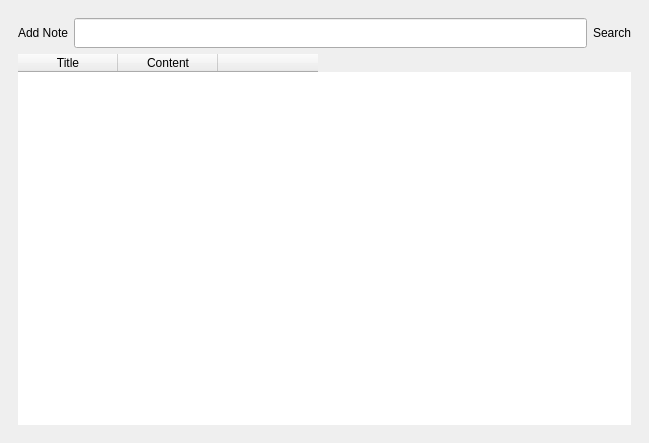
<?xml version="1.0" encoding="UTF-8"?>
<ui version="4.0">
 <class>MainWindow</class>
 <widget class="QMainWindow" name="MainWindow">
  <property name="geometry">
   <rect>
    <x>0</x>
    <y>0</y>
    <width>649</width>
    <height>443</height>
   </rect>
  </property>
  <property name="windowTitle">
   <string>Notes App</string>
  </property>
  <property name="windowIcon">
   <iconset resource="../../icons/icons.qrc">
    <normaloff>:/icons/icon-app.png</normaloff>:/icons/icon-app.png</iconset>
  </property>
  <widget class="QWidget" name="centralwidget">
   <property name="styleSheet">
    <string notr="true">QTableWidget { border-radius: 10px; }
QPushButton { border-radius: 15px; }</string>
   </property>
   <layout class="QVBoxLayout" name="verticalLayout">
    <item>
     <widget class="QWidget" name="main_widget" native="true">
      <layout class="QGridLayout" name="gridLayout">
       <item row="0" column="0">
        <widget class="QPushButton" name="addNote_btn">
         <property name="minimumSize">
          <size>
           <width>30</width>
           <height>30</height>
          </size>
         </property>
         <property name="text">
          <string>Add Note</string>
         </property>
         <property name="icon">
          <iconset resource="../../icons/icons.qrc">
           <normaloff>:/icons/plus.png</normaloff>:/icons/plus.png</iconset>
         </property>
         <property name="iconSize">
          <size>
           <width>24</width>
           <height>24</height>
          </size>
         </property>
        </widget>
       </item>
       <item row="0" column="1">
        <widget class="QLineEdit" name="search_lineEdit">
         <property name="minimumSize">
          <size>
           <width>30</width>
           <height>30</height>
          </size>
         </property>
        </widget>
       </item>
       <item row="0" column="2">
        <widget class="QPushButton" name="serach_btn">
         <property name="sizePolicy">
          <sizepolicy hsizetype="Fixed" vsizetype="Fixed">
           <horstretch>0</horstretch>
           <verstretch>0</verstretch>
          </sizepolicy>
         </property>
         <property name="minimumSize">
          <size>
           <width>30</width>
           <height>30</height>
          </size>
         </property>
         <property name="text">
          <string>Search</string>
         </property>
         <property name="icon">
          <iconset resource="../../icons/icons.qrc">
           <normaloff>:/icons/search.png</normaloff>:/icons/search.png</iconset>
         </property>
         <property name="iconSize">
          <size>
           <width>24</width>
           <height>24</height>
          </size>
         </property>
        </widget>
       </item>
       <item row="1" column="0" colspan="3">
        <widget class="QTableWidget" name="tableNotes_widget">
         <column>
          <property name="text">
           <string>Title</string>
          </property>
         </column>
         <column>
          <property name="text">
           <string>Content</string>
          </property>
         </column>
         <column>
          <property name="text">
           <string/>
          </property>
         </column>
        </widget>
       </item>
      </layout>
     </widget>
    </item>
   </layout>
  </widget>
 </widget>
 <resources>
  <include location="../../icons/icons.qrc"/>
 </resources>
 <connections/>
</ui>
